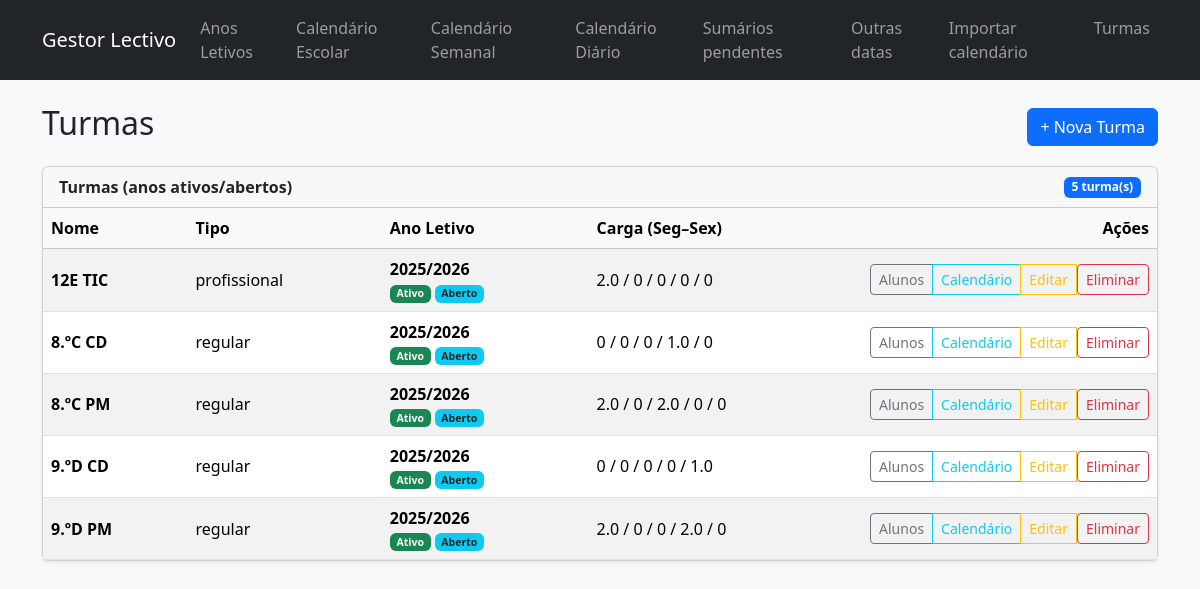
Page /turmas on the committed database.
### models.py (models this page shows)
class Turma(db.Model):
    __tablename__ = "turmas"
    id = db.Column(db.Integer, primary_key=True)
    nome = db.Column(db.String(50), nullable=False)
    tipo = db.Column(db.String(20), nullable=False, default="regular")
    periodo_tipo = db.Column(db.String(20), nullable=False, default="anual")
    ano_letivo_id = db.Column(db.Integer, db.ForeignKey("anos_letivos.id"))
    ano_letivo = db.relationship("AnoLetivo", backref="turmas")
    livros_turmas = db.relationship(
        "LivroTurma",
        back_populates="turma",
        cascade="all, delete-orphan",
    )
    livros = db.relationship(
        "Livro",
        secondary=lambda: LivroTurma.__table__,
        back_populates="turmas",
    )
    carga_segunda = db.Column(db.Float, nullable=True)
    carga_terca = db.Column(db.Float, nullable=True)
    carga_quarta = db.Column(db.Float, nullable=True)
    carga_quinta = db.Column(db.Float, nullable=True)
    carga_sexta = db.Column(db.Float, nullable=True)
    turmas_disciplinas = db.relationship(
        "TurmaDisciplina",
        back_populates="turma",
        cascade="all, delete-orphan",
    )
    disciplinas = db.relationship(
        "Disciplina",
        secondary=lambda: TurmaDisciplina.__table__,
        back_populates="turmas",
    )
    alunos = db.relationship(
        "Aluno",
        back_populates="turma",
        cascade="all, delete-orphan",
    )

class AnoLetivo(db.Model):
    __tablename__ = "anos_letivos"
    id = db.Column(db.Integer, primary_key=True)
    nome = db.Column(db.String(20), unique=True, nullable=False)
    data_inicio_ano = db.Column(db.Date, nullable=False)
    data_fim_ano = db.Column(db.Date, nullable=False)
    data_fim_semestre1 = db.Column(db.Date, nullable=False)
    data_inicio_semestre2 = db.Column(db.Date, nullable=False)
    descricao = db.Column(db.String(255))
    ativo = db.Column(db.Boolean, nullable=False, default=False)
    fechado = db.Column(db.Boolean, nullable=False, default=False)

### app.py (the view)
    @app.route("/turmas")
    def turmas_list():
        turmas = (
            Turma.query.options(joinedload(Turma.ano_letivo))
            .outerjoin(AnoLetivo)
            .order_by(AnoLetivo.ativo.desc(), AnoLetivo.fechado.asc(), AnoLetivo.data_inicio_ano.desc(), Turma.nome)
            .all()
        )
        turmas_abertas = [t for t in turmas if not (t.ano_letivo and t.ano_letivo.fechado)]
        turmas_fechadas = [t for t in turmas if t.ano_letivo and t.ano_letivo.fechado]
        return render_template(
            "turmas/list.html",
            turmas_abertas=turmas_abertas,
            turmas_fechadas=turmas_fechadas,
        )

### templates/turmas/list.html (shortened to what this page needs)
{% extends "base.html" %}
{% block content %}
<div class="d-flex justify-content-between align-items-center mb-3">
    <h2>Turmas</h2>
    <a href="{{ url_for('turmas_add') }}" class="btn btn-primary">+ Nova Turma</a>
</div>
{% if turmas_abertas or turmas_fechadas %}
  {% macro render_turmas_card(turmas, titulo, badge_class) %}
    <div class="card shadow-sm mb-4">
      <div class="card-header d-flex justify-content-between align-items-center">
        <div class="fw-semibold">{{ titulo }}</div>
        <span class="badge {{ badge_class }}">{{ turmas|length }} turma(s)</span>
      </div>
      <div class="table-responsive">
        <table class="table table-striped align-middle mb-0">
          <thead class="table-light">
            <tr>
              <th>Nome</th>
              <th>Tipo</th>
              <th>Ano Letivo</th>
              <th>Carga (Seg–Sex)</th>
              <th class="text-end" style="width: 260px;">Ações</th>
            </tr>
          </thead>
          <tbody>
          {% for turma in turmas %}
            <tr>
              <td class="fw-semibold">{{ turma.nome }}</td>
              <td>{{ turma.tipo }}</td>
              <td>
                {% if turma.ano_letivo %}
                  <div class="fw-semibold">{{ turma.ano_letivo.nome }}</div>
                  <div class="small text-muted">
                    {% if turma.ano_letivo.ativo %}
                      <span class="badge text-bg-success">Ativo</span>
                    {% else %}
                      <span class="badge text-bg-secondary">Inativo</span>
                    {% endif %}
                    {% if turma.ano_letivo.fechado %}
                      <span class="badge text-bg-danger">Fechado</span>
                    {% else %}
                      <span class="badge text-bg-info text-dark">Aberto</span>
                    {% endif %}
                  </div>
                {% else %}
                  <span class="text-muted">—</span>
                {% endif %}
              </td>
              <td class="text-nowrap">{{ turma.carga_segunda or 0 }} /
                {{ turma.carga_terca or 0 }} /
                {{ turma.carga_quarta or 0 }} /
                {{ turma.carga_quinta or 0 }} /
                {{ turma.carga_sexta or 0 }}</td>
              <td class="text-end">
                <div class="btn-group" role="group">
                  <a href="{{ url_for('turma_alunos', turma_id=turma.id) }}" class="btn btn-sm btn-outline-secondary">Alunos</a>
                  <a href="{{ url_for('turma_calendario', turma_id=turma.id) }}" class="btn btn-sm btn-outline-info">Calendário</a>
                  <a href="{{ url_for('turmas_edit', turma_id=turma.id) }}" class="btn btn-sm btn-outline-warning">Editar</a>
                  <form method="post"
                        action="{{ url_for('turmas_delete', turma_id=turma.id) }}"
                        class="d-inline"
                        onsubmit="return confirm('Eliminar turma?')">
                    <button type="submit" class="btn btn-sm btn-outline-danger">Eliminar</button>
                  </form>
                </div>
              </td>
            </tr>
          {% endfor %}
          </tbody>
        </table>
      </div>
    </div>
  {% endmacro %}
  {% if turmas_abertas %}
    {{ render_turmas_card(turmas_abertas, "Turmas (anos ativos/abertos)", "text-bg-primary") }}
  {% endif %}
{% else %}
  <div class="alert alert-secondary">Nenhuma turma registada.</div>
{% endif %}
{% endblock %}

### rows in the picture
Turma: nome "12E TIC", tipo "profissional", ano_letivo.nome "2025/2026", carga_segunda "2.0", carga_terca "0", carga_quarta "0", carga_quinta "0", carga_sexta "0"
Turma: nome "8.ºC CD", tipo "regular", ano_letivo.nome "2025/2026", carga_segunda "0", carga_terca "0", carga_quarta "0", carga_quinta "1.0", carga_sexta "0"
Turma: nome "8.ºC PM", tipo "regular", ano_letivo.nome "2025/2026", carga_segunda "2.0", carga_terca "0", carga_quarta "2.0", carga_quinta "0", carga_sexta "0"
Turma: nome "9.ºD CD", tipo "regular", ano_letivo.nome "2025/2026", carga_segunda "0", carga_terca "0", carga_quarta "0", carga_quinta "0", carga_sexta "1.0"
Turma: nome "9.ºD PM", tipo "regular", ano_letivo.nome "2025/2026", carga_segunda "2.0", carga_terca "0", carga_quarta "0", carga_quinta "2.0", carga_sexta "0"

### other values in the picture
{{ titulo }} "Turmas (anos ativos/abertos)"
{{ turmas|length }} "5"
